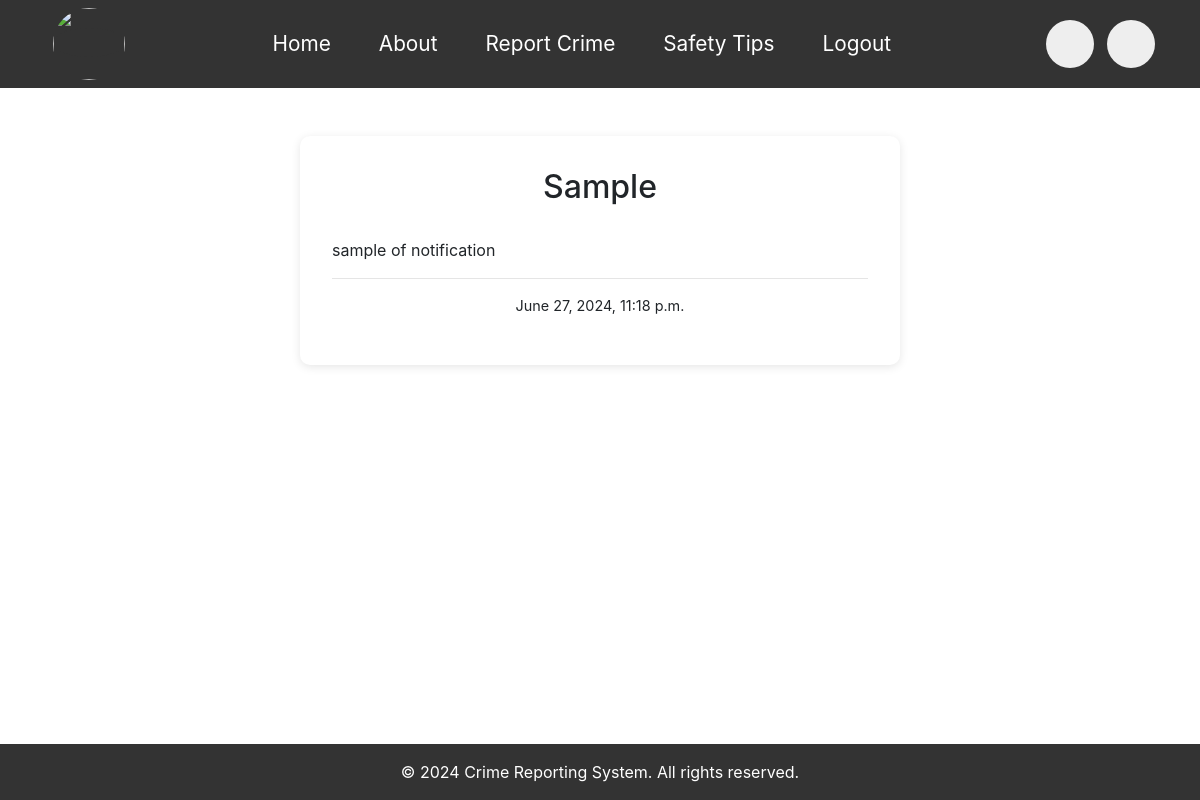
Screenshot of /notifications/2/ (signed in) with the database file from the repository.
### apps/models.py (models this page shows)
class Notification(models.Model):
    user = models.ForeignKey(User, on_delete=models.CASCADE, null=True, blank=True)
    title = models.CharField(max_length=200)  # New field for the title
    content = models.TextField()
    read = models.BooleanField(default=False)
    timestamp = models.DateTimeField(auto_now_add=True)

### apps/views.py (the view)
# urls.py: path('notifications/<int:notification_id>/', views.notification_detail, name='notification_detail'),
@login_required
def notification_detail(request, notification_id):
    notification = get_object_or_404(Notification, id=notification_id)
    return render(request, 'notification_detail.html', {'notification': notification})

### templates/notification_detail.html
{% extends 'base_generic.html' %}
{% block content %}
    <br><br>
    <div class="container" id="report-form">
    <h2 style="text-align: center;">{{ notification.title }}</h2>
        <br>
          <p style="text-align: justify">{{ notification.content }}</p>
        <hr>
          <p style="text-align: center;font-size: 0.9rem">{{ notification.timestamp }}</p>
    </div>
{% endblock %}

### static/css/style.css (style rules this page uses)
body, html { margin: 0; padding: 0; font-family: Arial, sans-serif; box-sizing: border-box; }
.container { width: 80%; margin: 0 auto; }
#report-form { max-width: 600px; margin: 0 auto; background-color: #fff; padding: 2rem; border-radius: 10px; box-shadow: 0 2px 10px rgba(0, 0, 0, 0.1); }
.container { max-width: 1200px; margin: 0 auto; padding: 0 1rem; }
.container { max-width: 600px; margin: 0 auto; padding: 0 1rem; }

### rows the page displays
Notification: title "Sample", content "sample of notification", timestamp "June 27, 2024, 11:18 p.m."
